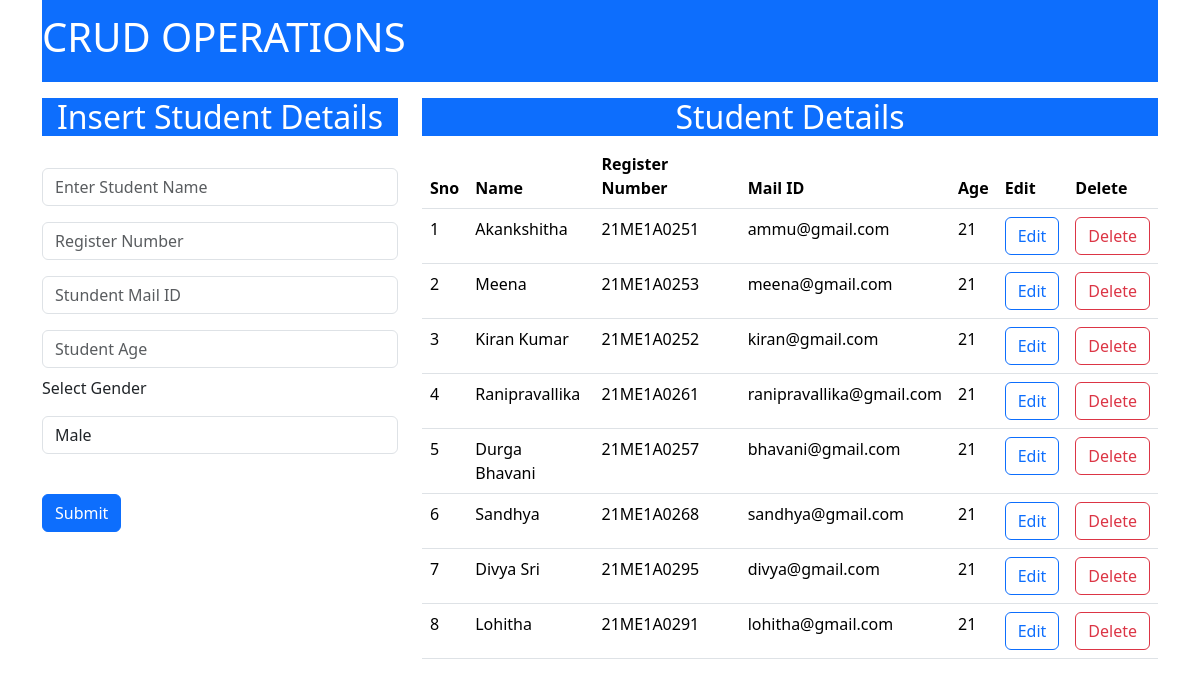
/, run on an earlier commit of the app's database.
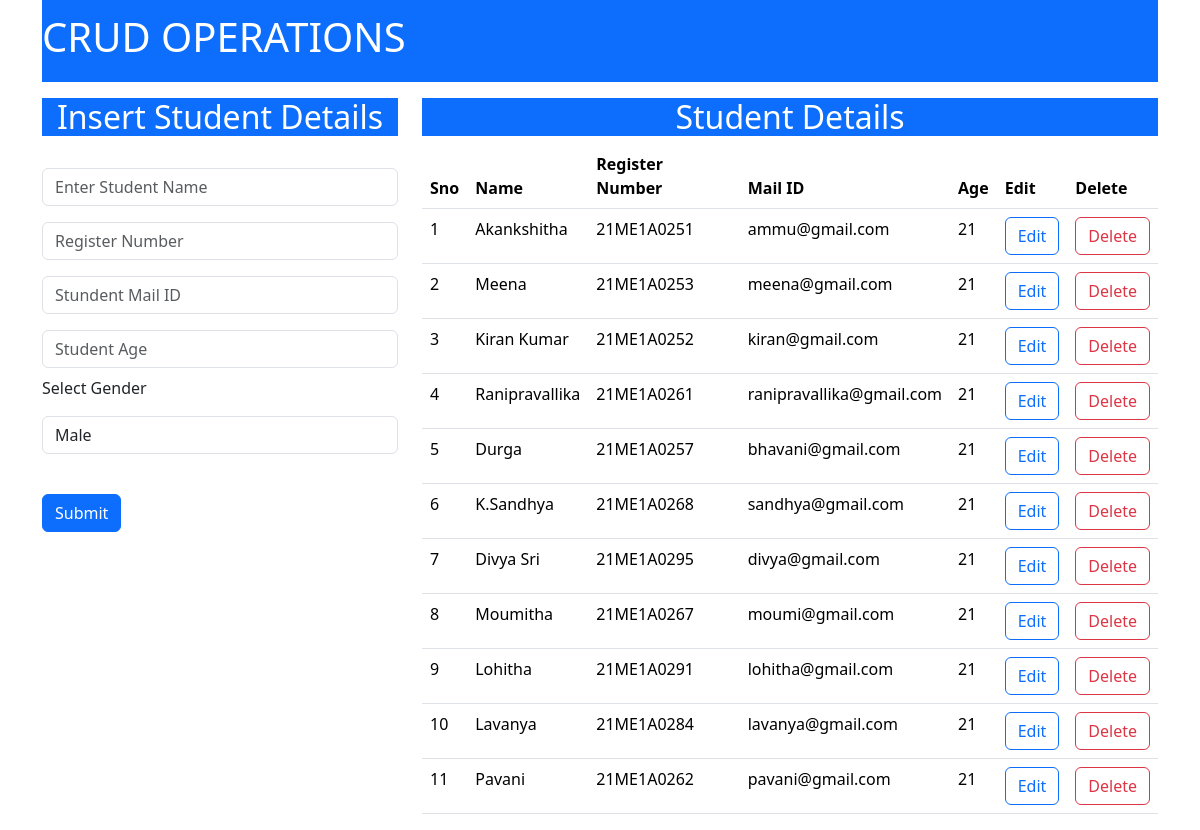
And on a later commit of the database.
### app/models.py (models this page shows, shortened)
class Student(models.Model):
    Name=models.CharField(max_length=50);
    Register_Number=models.CharField(max_length=19);
    Mail_id=models.CharField(max_length=20);
    Age=models.IntegerField();

### app/views.py (the view)
# urls.py: path('', views.wonder,name="wonder"),
def wonder(request):
    data=Student.objects.all()
    context={"data":data}
    return render(request,"home.html",context)

### templates/home.html (shortened to what this page needs)
<!DOCTYPE html>
<html lang="en">
<head>
    <link href="https://cdn.jsdelivr.net/npm/bootstrap@5.3.3/dist/css/bootstrap.min.css" rel="stylesheet">
</head>
<body>
    <div class="container">
        <nav class="navbar navbar-expand-lg navbar-dark bg-primary">
            <a class="navbar-brand" href="#"><h1>CRUD OPERATIONS</h1></a>
        </nav>
        <div class="mt-3">
            <div class="row">
                <div class="col-md-4">
                    <h2 class="bg-primary text-white text-center">Insert Student Details</h2><br>
                    <form action="/insert" method="post" > {% csrf_token %}
                        <div>
                        <input type="text" class="form-control" placeholder="Enter Student Name" name="name">
                        </div>
                        <div class="mt-3">
                        <input type="text" class="form-control" placeholder="Register Number" name="number">
                        </div>
                        <div class="mt-3">
                            <input type="text" class="form-control" placeholder="Stundent Mail ID" name="mail">
                        </div>
                        <div class="mt-3">
                            <input type="text" class="form-control" placeholder="Student Age" name="age">
                        </div>
                        <div class="mt-2">
                            <p>Select Gender</p>
                            <select class="form-control">
                                <option value="Male">Male</option>
                            </select>
                        </div>
                        <br>
                        <div class="mt-3">
                            <button type="submit" class="btn btn-primary" >Submit</button>
                        </div>
                    </form>
                </div>
                <div class="col-md-8">
                     <h2 class="text-center bg-primary text-white">Student Details</h2>
                     <table class="table">
                        <thead>
                            <tr>
                                <th>Sno</th>
                                <th>Name</th>
                                <th>Register Number</th>
                                <th>Mail ID</th>
                                <th>Age</th>
                                <th>Edit</th>
                                <th>Delete</th>
                            </tr>
                        </thead>
                        <tbody>
                            {% for x in data %}
                            <tr>
                                <td>{{forloop.counter}}</td>
                                <td>{{x.Name}}</td>
                                <td>{{x.Register_Number}}</td>
                                <td>{{x.Mail_id}}</td>
                                <td>{{x.Age}}</td>
                                <td><a button href="/update/{{x.id}}" class="btn btn-outline-primary">Edit </a></button></td>
                                <td><a button  href="/delete/{{x.id}}" class="btn btn-outline-danger">Delete </a></button></td>
                            </tr>
                            {% endfor %}
                        </tbody>
                     </table>
                </div>
            </div>
        </div>
    </div>
</body>
</html>

What changed in the data, as far as the page shows it:
changed Student "21ME1A0257": Name "Durga Bhavani" → "Durga"
changed Student "21ME1A0268": Name "Sandhya" → "K.Sandhya"
added Student: Name "Moumitha", Register_Number "21ME1A0267", Mail_id "moumi@gmail.com", Age "21"
added Student: Name "Lavanya", Register_Number "21ME1A0284", Mail_id "lavanya@gmail.com", Age "21"
added Student: Name "Pavani", Register_Number "21ME1A0262", Mail_id "pavani@gmail.com", Age "21"
